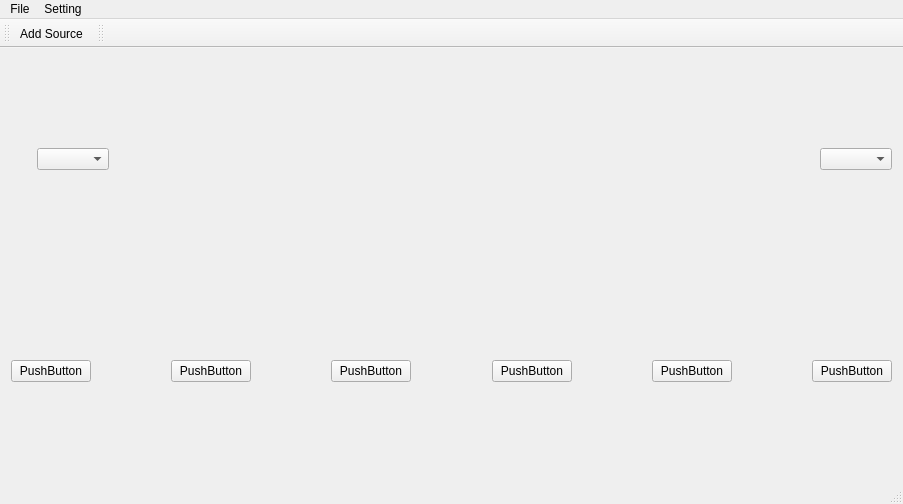
<?xml version="1.0" encoding="UTF-8"?>
<ui version="4.0">
 <class>MainWindow</class>
 <widget class="QMainWindow" name="MainWindow">
  <property name="geometry">
   <rect>
    <x>0</x>
    <y>0</y>
    <width>903</width>
    <height>504</height>
   </rect>
  </property>
  <property name="sizePolicy">
   <sizepolicy hsizetype="Expanding" vsizetype="Expanding">
    <horstretch>0</horstretch>
    <verstretch>0</verstretch>
   </sizepolicy>
  </property>
  <property name="windowTitle">
   <string>MainWindow</string>
  </property>
  <widget class="QWidget" name="centralWidget">
   <layout class="QGridLayout" name="gridLayout">
    <item row="0" column="0" rowspan="2">
     <spacer name="verticalSpacer">
      <property name="orientation">
       <enum>Qt::Vertical</enum>
      </property>
      <property name="sizeHint" stdset="0">
       <size>
        <width>20</width>
        <height>361</height>
       </size>
      </property>
     </spacer>
    </item>
    <item row="0" column="1">
     <layout class="QHBoxLayout" name="horizontalLayout_3">
      <item>
       <widget class="QComboBox" name="comboBoxLeft_2"/>
      </item>
      <item>
       <spacer name="horizontalSpacer_6">
        <property name="orientation">
         <enum>Qt::Horizontal</enum>
        </property>
        <property name="sizeType">
         <enum>QSizePolicy::MinimumExpanding</enum>
        </property>
        <property name="sizeHint" stdset="0">
         <size>
          <width>328</width>
          <height>20</height>
         </size>
        </property>
       </spacer>
      </item>
      <item>
       <widget class="QComboBox" name="comboBoxLeft"/>
      </item>
     </layout>
    </item>
    <item row="1" column="1">
     <layout class="QHBoxLayout" name="horizontalLayout_4">
      <item>
       <widget class="QWidget" name="widgetLeft" native="true">
        <property name="sizePolicy">
         <sizepolicy hsizetype="Maximum" vsizetype="Maximum">
          <horstretch>0</horstretch>
          <verstretch>0</verstretch>
         </sizepolicy>
        </property>
        <zorder>widgetRight</zorder>
       </widget>
      </item>
      <item>
       <widget class="QWidget" name="widgetRight" native="true">
        <property name="sizePolicy">
         <sizepolicy hsizetype="Maximum" vsizetype="Maximum">
          <horstretch>0</horstretch>
          <verstretch>0</verstretch>
         </sizepolicy>
        </property>
       </widget>
      </item>
     </layout>
    </item>
    <item row="2" column="0" colspan="2">
     <layout class="QHBoxLayout" name="horizontalLayout">
      <item>
       <widget class="QPushButton" name="pushButton_4">
        <property name="text">
         <string>PushButton</string>
        </property>
       </widget>
      </item>
      <item>
       <spacer name="horizontalSpacer">
        <property name="orientation">
         <enum>Qt::Horizontal</enum>
        </property>
        <property name="sizeHint" stdset="0">
         <size>
          <width>48</width>
          <height>20</height>
         </size>
        </property>
       </spacer>
      </item>
      <item>
       <widget class="QPushButton" name="pushButton_2">
        <property name="text">
         <string>PushButton</string>
        </property>
       </widget>
      </item>
      <item>
       <spacer name="horizontalSpacer_2">
        <property name="orientation">
         <enum>Qt::Horizontal</enum>
        </property>
        <property name="sizeHint" stdset="0">
         <size>
          <width>40</width>
          <height>20</height>
         </size>
        </property>
       </spacer>
      </item>
      <item>
       <widget class="QPushButton" name="pushButton_9">
        <property name="text">
         <string>PushButton</string>
        </property>
       </widget>
      </item>
      <item>
       <spacer name="horizontalSpacer_3">
        <property name="orientation">
         <enum>Qt::Horizontal</enum>
        </property>
        <property name="sizeHint" stdset="0">
         <size>
          <width>40</width>
          <height>20</height>
         </size>
        </property>
       </spacer>
      </item>
      <item>
       <widget class="QPushButton" name="pushButton_6">
        <property name="text">
         <string>PushButton</string>
        </property>
       </widget>
      </item>
      <item>
       <spacer name="horizontalSpacer_4">
        <property name="orientation">
         <enum>Qt::Horizontal</enum>
        </property>
        <property name="sizeHint" stdset="0">
         <size>
          <width>40</width>
          <height>20</height>
         </size>
        </property>
       </spacer>
      </item>
      <item>
       <widget class="QPushButton" name="pushButton_10">
        <property name="text">
         <string>PushButton</string>
        </property>
       </widget>
      </item>
      <item>
       <spacer name="horizontalSpacer_5">
        <property name="orientation">
         <enum>Qt::Horizontal</enum>
        </property>
        <property name="sizeHint" stdset="0">
         <size>
          <width>40</width>
          <height>20</height>
         </size>
        </property>
       </spacer>
      </item>
      <item>
       <widget class="QPushButton" name="pushButton_11">
        <property name="text">
         <string>PushButton</string>
        </property>
       </widget>
      </item>
     </layout>
    </item>
   </layout>
  </widget>
  <widget class="QMenuBar" name="menuBar">
   <property name="geometry">
    <rect>
     <x>0</x>
     <y>0</y>
     <width>903</width>
     <height>25</height>
    </rect>
   </property>
   <widget class="QMenu" name="menuFile">
    <property name="title">
     <string>File</string>
    </property>
   </widget>
   <widget class="QMenu" name="menuSetting">
    <property name="title">
     <string>Setting</string>
    </property>
   </widget>
   <addaction name="menuFile"/>
   <addaction name="menuSetting"/>
  </widget>
  <widget class="QStatusBar" name="statusBar"/>
  <widget class="QToolBar" name="toolBar">
   <property name="windowTitle">
    <string>toolBar</string>
   </property>
   <attribute name="toolBarArea">
    <enum>TopToolBarArea</enum>
   </attribute>
   <attribute name="toolBarBreak">
    <bool>false</bool>
   </attribute>
   <addaction name="actionAdd_Source"/>
  </widget>
  <widget class="QToolBar" name="toolBar_2">
   <property name="windowTitle">
    <string>toolBar_2</string>
   </property>
   <attribute name="toolBarArea">
    <enum>TopToolBarArea</enum>
   </attribute>
   <attribute name="toolBarBreak">
    <bool>false</bool>
   </attribute>
  </widget>
  <action name="actionAdd_Source">
   <property name="icon">
    <iconset resource="img.qrc">
     <normaloff>:/images/img/add.JPG</normaloff>:/images/img/add.JPG</iconset>
   </property>
   <property name="text">
    <string>Add Source</string>
   </property>
   <property name="toolTip">
    <string>Add Source</string>
   </property>
  </action>
 </widget>
 <layoutdefault spacing="6" margin="11"/>
 <resources>
  <include location="img.qrc"/>
 </resources>
 <connections/>
</ui>
